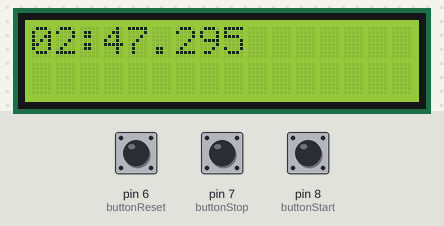
The sketch below on a simulated Arduino Uno, built with avr-gcc and run on an emulated ATmega328P. On the bench: 16×2 character LCD. Inputs (shaded band) come from the test bench; at power-on: pin 8 (buttonStart) HIGH, pin 7 (buttonStop) HIGH, pin 6 (buttonReset) HIGH. EEPROM starts erased.

Above: at 1.2 s.
1.3 s: pin 8 (buttonStart) pulled LOW for 0.15 s
At 1.45 s:
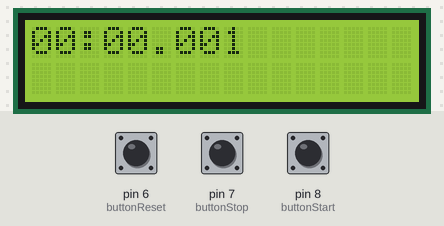
2.0 s: pin 7 (buttonStop) pulled LOW for 0.15 s
At 2.7 s:
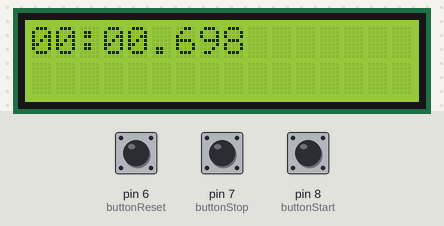
3.6 s: pin 6 (buttonReset) pulled LOW for 0.15 s
At 4.2 s:
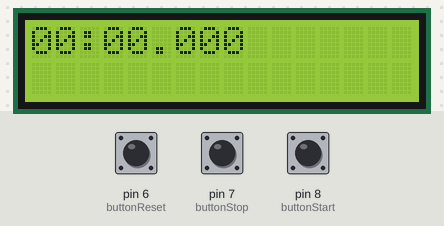
5.2 s: pin 8 (buttonStart) pulled LOW for 1 s
At 5.35 s:
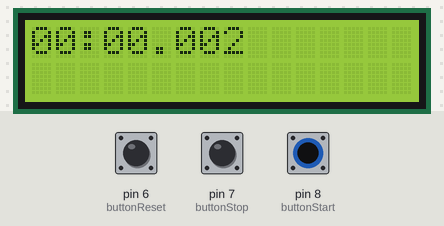
6.8 s: pin 6 (buttonReset) pulled LOW for 1 s
At 7.15 s:
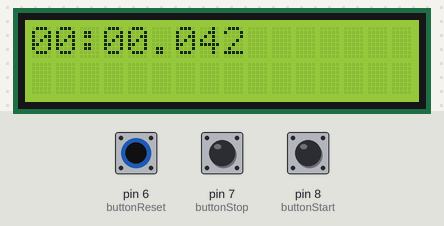
8.4 s: pin 7 (buttonStop) pulled LOW for 1 s
At 8.7 s:
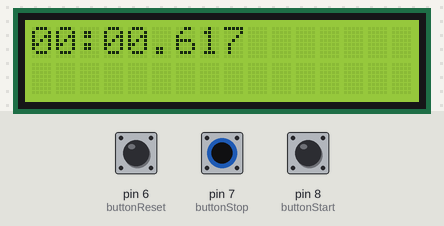
Timing chart, 0 to 11.4 s (numbered marks = the images above; inputs shaded):
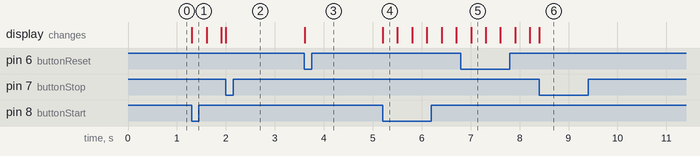

Measured:
- after the input at 1.3 s, the display: changes at once (image 1)
- after the input at 3.6 s, the display: changes at once (image 3)
- after the input at 5.2 s, the display: changes at once (image 4)

The sketch:

Timer.ino
```cpp
#include <LiquidCrystal.h>
#include <EEPROM.h>
#include <TimerOne.h>

const int rs = 12, en = 11, d4 = 5, d5 = 4, d6 = 3, d7 = 2;
LiquidCrystal lcd(rs, en, d4, d5, d6, d7);

const int buttonStart = 8;
const int buttonStop = 7;
const int buttonReset = 6;

bool running = false;
unsigned long elapsedTime = 0;
unsigned long lastDebounceTimeStart = 0;
unsigned long lastDebounceTimeStop = 0;
unsigned long lastDebounceTimeReset = 0;
const int debounceDelay = 50;

void setup()
{
  lcd.begin(16, 2);
  lcd.print("00:00.000");

  pinMode(buttonStart, INPUT_PULLUP);
  pinMode(buttonStop, INPUT_PULLUP);
  pinMode(buttonReset, INPUT_PULLUP);

  EEPROM.get(0, elapsedTime);
  displayTime();

  Timer1.initialize(1000); // 1 millisecond
  Timer1.attachInterrupt(timerISR);
}

void loop()
{
  handleButtonPresses();

  if (running)
  {
    displayTime();
  }
}

void timerISR()
{
  if (running)
  {
    elapsedTime++; // 1 millisecond
  }
}

void handleButtonPresses()
{
  if (digitalRead(buttonStart) == LOW)
  {
    if ((millis() - lastDebounceTimeStart) > debounceDelay)
    {
      running = true;
      lastDebounceTimeStart = millis();
    }
  }

  if (digitalRead(buttonStop) == LOW)
  {
    if ((millis() - lastDebounceTimeStop) > debounceDelay)
    {
      running = false;
      EEPROM.put(0, elapsedTime);
      lastDebounceTimeStop = millis();
    }
  }

  if (digitalRead(buttonReset) == LOW)
  {
    if ((millis() - lastDebounceTimeReset) > debounceDelay)
    {
      resetStopwatch();
      lastDebounceTimeReset = millis();
    }
  }
}

void displayTime()
{
  int millisecs = elapsedTime % 1000;
  int seconds = (elapsedTime / 1000) % 60;
  int minutes = (elapsedTime / 60000) % 60;

  lcd.setCursor(0, 0);

  if (minutes < 10)
  {
    lcd.print("0");
  }
  lcd.print(minutes);
  lcd.print(":");

  if (seconds < 10)
  {
    lcd.print("0");
  }
  lcd.print(seconds);
  lcd.print(".");

  if (millisecs < 100)
  {
    lcd.print("0");
  }
  if (millisecs < 10)
  {
    lcd.print("0");
  }
  lcd.print(millisecs);
}

void resetStopwatch()
{
  elapsedTime = 0;
  EEPROM.put(0, elapsedTime);
  lcd.clear();
  lcd.print("00:00.000");
}
```
